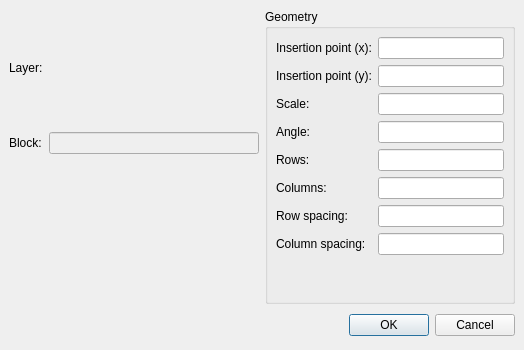
<ui version="4.0" >
 <class>QG_DlgInsert</class>
 <widget class="QDialog" name="QG_DlgInsert" >
  <property name="geometry" >
   <rect>
    <x>0</x>
    <y>0</y>
    <width>524</width>
    <height>350</height>
   </rect>
  </property>
  <property name="windowTitle" >
   <string>Insert</string>
  </property>
  <layout class="QVBoxLayout" >
   <property name="spacing" >
    <number>6</number>
   </property>
   <property name="leftMargin" >
    <number>9</number>
   </property>
   <property name="topMargin" >
    <number>9</number>
   </property>
   <property name="rightMargin" >
    <number>9</number>
   </property>
   <property name="bottomMargin" >
    <number>9</number>
   </property>
   <item>
    <layout class="QHBoxLayout" >
     <property name="spacing" >
      <number>6</number>
     </property>
     <property name="leftMargin" >
      <number>0</number>
     </property>
     <property name="topMargin" >
      <number>0</number>
     </property>
     <property name="rightMargin" >
      <number>0</number>
     </property>
     <property name="bottomMargin" >
      <number>0</number>
     </property>
     <item>
      <layout class="QVBoxLayout" >
       <property name="spacing" >
        <number>6</number>
       </property>
       <property name="leftMargin" >
        <number>0</number>
       </property>
       <property name="topMargin" >
        <number>0</number>
       </property>
       <property name="rightMargin" >
        <number>0</number>
       </property>
       <property name="bottomMargin" >
        <number>0</number>
       </property>
       <item>
        <layout class="QGridLayout" >
         <property name="leftMargin" >
          <number>0</number>
         </property>
         <property name="topMargin" >
          <number>0</number>
         </property>
         <property name="rightMargin" >
          <number>0</number>
         </property>
         <property name="bottomMargin" >
          <number>0</number>
         </property>
         <property name="horizontalSpacing" >
          <number>6</number>
         </property>
         <property name="verticalSpacing" >
          <number>6</number>
         </property>
         <item row="0" column="1" >
          <widget class="QG_LayerBox" native="1" name="cbLayer" />
         </item>
         <item row="0" column="0" >
          <widget class="QLabel" name="lLayer" >
           <property name="sizePolicy" >
            <sizepolicy vsizetype="Preferred" hsizetype="Preferred" >
             <horstretch>0</horstretch>
             <verstretch>0</verstretch>
            </sizepolicy>
           </property>
           <property name="text" >
            <string>Layer:</string>
           </property>
          </widget>
         </item>
         <item row="1" column="0" >
          <widget class="QLabel" name="lBlock" >
           <property name="text" >
            <string>Block:</string>
           </property>
          </widget>
         </item>
         <item row="1" column="1" >
          <widget class="QLineEdit" name="leBlock" >
           <property name="enabled" >
            <bool>false</bool>
           </property>
           <property name="readOnly" >
            <bool>true</bool>
           </property>
          </widget>
         </item>
        </layout>
       </item>
       <item>
        <widget class="QG_WidgetPen" native="1" name="wPen" />
       </item>
      </layout>
     </item>
     <item>
      <widget class="QGroupBox" name="groupBox" >
       <property name="title" >
        <string>Geometry</string>
       </property>
       <layout class="QGridLayout" >
        <property name="leftMargin" >
         <number>8</number>
        </property>
        <property name="topMargin" >
         <number>8</number>
        </property>
        <property name="rightMargin" >
         <number>8</number>
        </property>
        <property name="bottomMargin" >
         <number>8</number>
        </property>
        <property name="horizontalSpacing" >
         <number>6</number>
        </property>
        <property name="verticalSpacing" >
         <number>6</number>
        </property>
        <item row="8" column="1" >
         <spacer>
          <property name="orientation" >
           <enum>Qt::Vertical</enum>
          </property>
          <property name="sizeHint" >
           <size>
            <width>20</width>
            <height>40</height>
           </size>
          </property>
         </spacer>
        </item>
        <item row="8" column="0" >
         <spacer>
          <property name="orientation" >
           <enum>Qt::Vertical</enum>
          </property>
          <property name="sizeHint" >
           <size>
            <width>20</width>
            <height>40</height>
           </size>
          </property>
         </spacer>
        </item>
        <item row="7" column="1" >
         <widget class="QLineEdit" name="leColSpacing" >
          <property name="minimumSize" >
           <size>
            <width>40</width>
            <height>0</height>
           </size>
          </property>
         </widget>
        </item>
        <item row="7" column="0" >
         <widget class="QLabel" name="lColSpacing" >
          <property name="text" >
           <string>Column spacing:</string>
          </property>
         </widget>
        </item>
        <item row="3" column="1" >
         <widget class="QLineEdit" name="leAngle" >
          <property name="minimumSize" >
           <size>
            <width>40</width>
            <height>0</height>
           </size>
          </property>
         </widget>
        </item>
        <item row="5" column="0" >
         <widget class="QLabel" name="lCols" >
          <property name="text" >
           <string>Columns:</string>
          </property>
         </widget>
        </item>
        <item row="3" column="0" >
         <widget class="QLabel" name="lAngle" >
          <property name="text" >
           <string>Angle:</string>
          </property>
         </widget>
        </item>
        <item row="6" column="0" >
         <widget class="QLabel" name="lRowSpacing" >
          <property name="text" >
           <string>Row spacing:</string>
          </property>
         </widget>
        </item>
        <item row="5" column="1" >
         <widget class="QLineEdit" name="leCols" >
          <property name="minimumSize" >
           <size>
            <width>40</width>
            <height>0</height>
           </size>
          </property>
         </widget>
        </item>
        <item row="6" column="1" >
         <widget class="QLineEdit" name="leRowSpacing" >
          <property name="minimumSize" >
           <size>
            <width>40</width>
            <height>0</height>
           </size>
          </property>
         </widget>
        </item>
        <item row="4" column="1" >
         <widget class="QLineEdit" name="leRows" >
          <property name="minimumSize" >
           <size>
            <width>40</width>
            <height>0</height>
           </size>
          </property>
         </widget>
        </item>
        <item row="4" column="0" >
         <widget class="QLabel" name="lRows" >
          <property name="text" >
           <string>Rows:</string>
          </property>
         </widget>
        </item>
        <item row="2" column="0" >
         <widget class="QLabel" name="lFactor" >
          <property name="text" >
           <string>Scale:</string>
          </property>
         </widget>
        </item>
        <item row="1" column="0" >
         <widget class="QLabel" name="lInsertionPointY" >
          <property name="text" >
           <string>Insertion point (y):</string>
          </property>
         </widget>
        </item>
        <item row="0" column="1" >
         <widget class="QLineEdit" name="leInsertionPointX" >
          <property name="minimumSize" >
           <size>
            <width>40</width>
            <height>0</height>
           </size>
          </property>
         </widget>
        </item>
        <item row="1" column="1" >
         <widget class="QLineEdit" name="leInsertionPointY" >
          <property name="minimumSize" >
           <size>
            <width>40</width>
            <height>0</height>
           </size>
          </property>
         </widget>
        </item>
        <item row="0" column="0" >
         <widget class="QLabel" name="lInsertionPointX" >
          <property name="text" >
           <string>Insertion point (x):</string>
          </property>
         </widget>
        </item>
        <item row="2" column="1" >
         <widget class="QLineEdit" name="leScale" >
          <property name="minimumSize" >
           <size>
            <width>40</width>
            <height>0</height>
           </size>
          </property>
         </widget>
        </item>
       </layout>
      </widget>
     </item>
    </layout>
   </item>
   <item>
    <layout class="QHBoxLayout" >
     <property name="spacing" >
      <number>6</number>
     </property>
     <property name="leftMargin" >
      <number>0</number>
     </property>
     <property name="topMargin" >
      <number>0</number>
     </property>
     <property name="rightMargin" >
      <number>0</number>
     </property>
     <property name="bottomMargin" >
      <number>0</number>
     </property>
     <item>
      <spacer>
       <property name="orientation" >
        <enum>Qt::Horizontal</enum>
       </property>
       <property name="sizeHint" >
        <size>
         <width>131</width>
         <height>31</height>
        </size>
       </property>
      </spacer>
     </item>
     <item>
      <widget class="QPushButton" name="okButton" >
       <property name="text" >
        <string>OK</string>
       </property>
      </widget>
     </item>
     <item>
      <widget class="QPushButton" name="cancelButton" >
       <property name="text" >
        <string>Cancel</string>
       </property>
      </widget>
     </item>
    </layout>
   </item>
  </layout>
 </widget>
 <customwidgets>
  <customwidget>
   <class>QG_WidgetPen</class>
   <extends></extends>
   <header>qg_widgetpen.h</header>
  </customwidget>
  <customwidget>
   <class>QG_LayerBox</class>
   <extends></extends>
   <header>qg_layerbox.h</header>
  </customwidget>
 </customwidgets>
 <tabstops>
  <tabstop>okButton</tabstop>
  <tabstop>cancelButton</tabstop>
 </tabstops>
 <resources/>
 <connections>
  <connection>
   <sender>okButton</sender>
   <signal>clicked()</signal>
   <receiver>QG_DlgInsert</receiver>
   <slot>accept()</slot>
   <hints>
    <hint type="sourcelabel" >
     <x>278</x>
     <y>253</y>
    </hint>
    <hint type="destinationlabel" >
     <x>96</x>
     <y>254</y>
    </hint>
   </hints>
  </connection>
  <connection>
   <sender>cancelButton</sender>
   <signal>clicked()</signal>
   <receiver>QG_DlgInsert</receiver>
   <slot>reject()</slot>
   <hints>
    <hint type="sourcelabel" >
     <x>369</x>
     <y>253</y>
    </hint>
    <hint type="destinationlabel" >
     <x>179</x>
     <y>282</y>
    </hint>
   </hints>
  </connection>
 </connections>
</ui>
